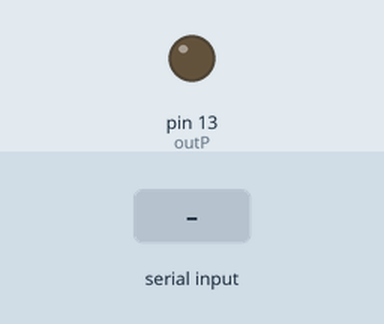
Recording of a sketch running on a simulated Arduino Uno, built with avr-gcc and run on an emulated ATmega328P. Parts: output pins drawn as LEDs (lit = HIGH). The inputs (shaded band) are chosen by the test bench.

Above: at 1.2 s.
1.3 s: "A" received over Serial
At 2.5 s:
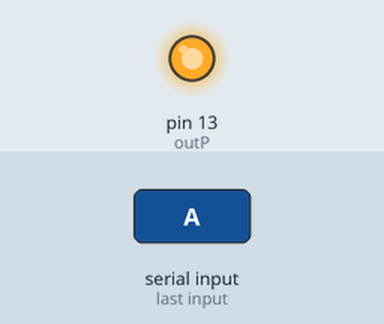
2.8 s: "1" received over Serial
At 4.0 s:
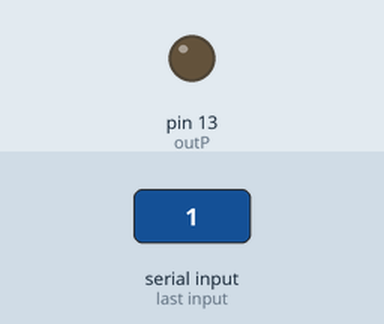
Timing chart, 0 to 5.8 s (numbered marks = the images above; inputs shaded):
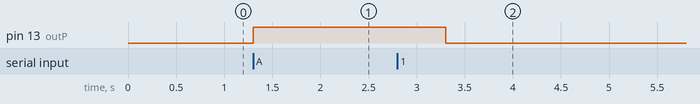

The sketch:

SERIALREAD.ino
```cpp
const int outP = 13;
char input;
void setup() {
  pinMode(outP,OUTPUT);
  Serial.begin(9600);
}

void loop() {
  if(Serial.available() ){
     input = Serial.read();
    }
   if (input == 'A'){
   digitalWrite(outP,HIGH);
   delay(1000);
   }
   else
   digitalWrite(outP,LOW);
}
```

Measured:
- after the input at 1.3 s, pin 13 (outP): LOW → HIGH at once
- after the input at 2.8 s, pin 13 (outP): HIGH → LOW after 0.50 s
